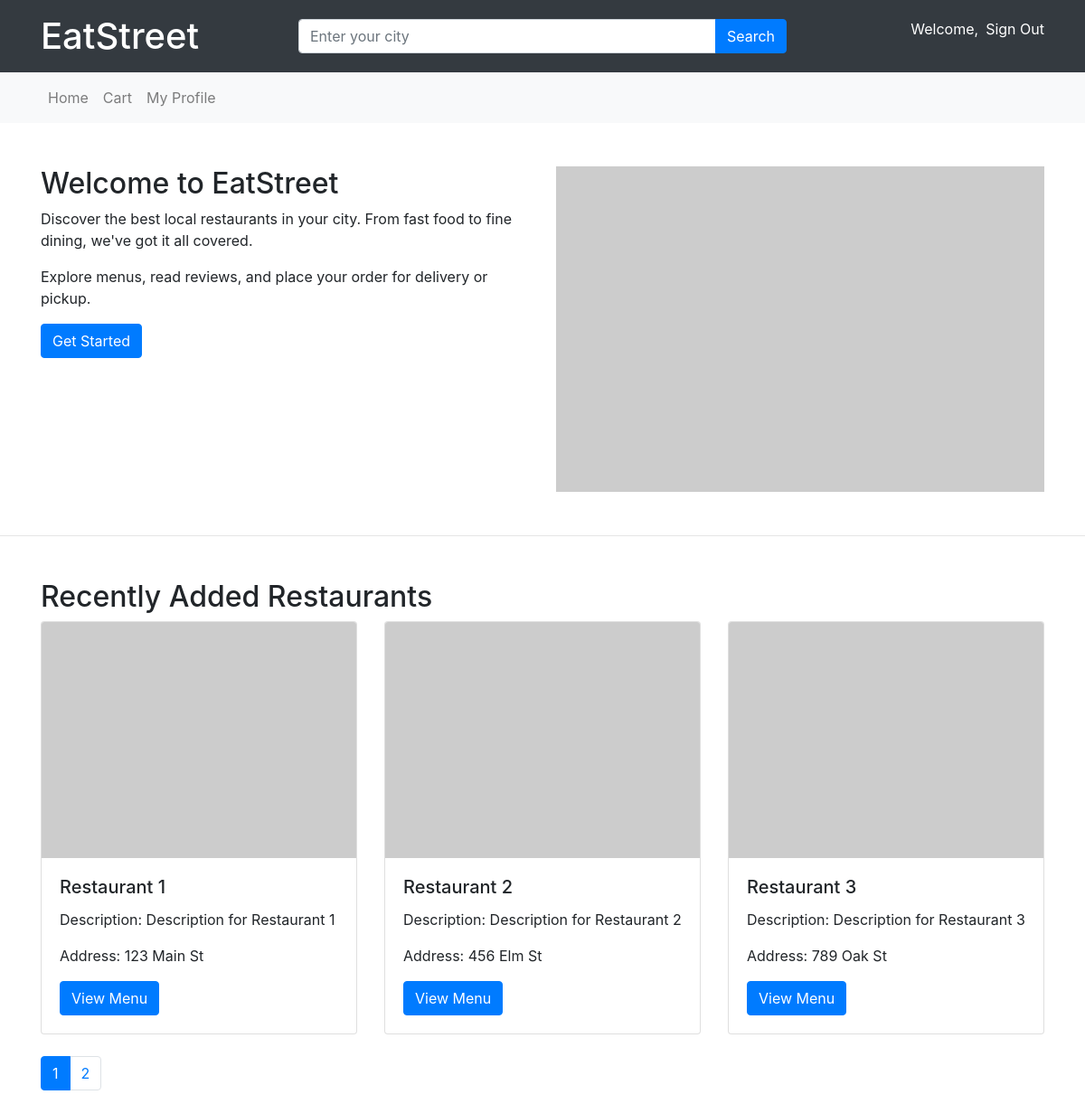
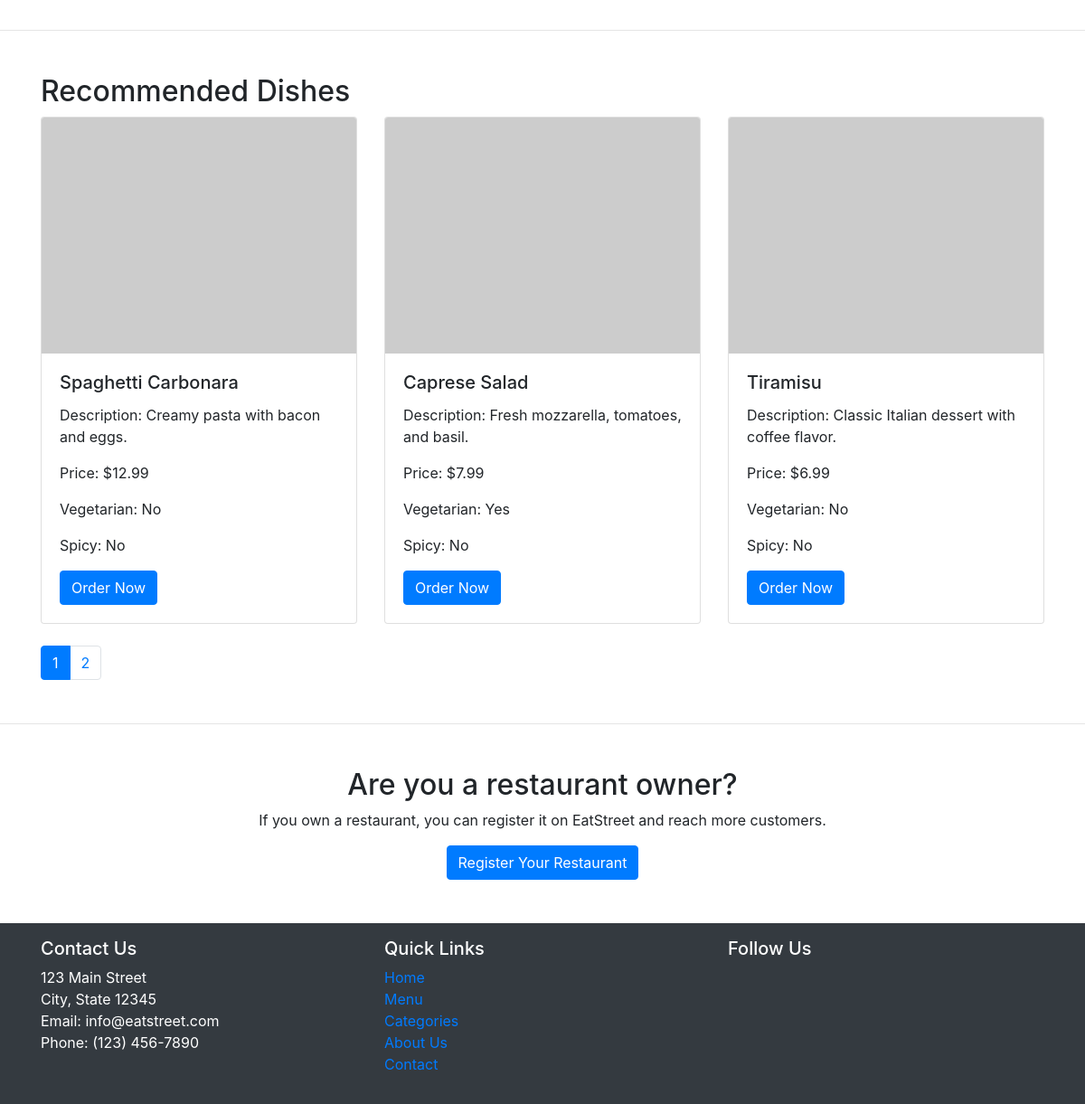
The app's page / (signed in) with its own data (2 pictures, top to bottom).
### tables this page shows
CREATE TABLE restaurants (
    restaurant_id INT AUTO_INCREMENT PRIMARY KEY,
    name VARCHAR(100) NOT NULL,
    description TEXT,
    address VARCHAR(255),
    city VARCHAR(50),
    state VARCHAR(50),
    postal_code VARCHAR(20),
    phone_number VARCHAR(15),
    email VARCHAR(100),
    website VARCHAR(255),
    created_at TIMESTAMP DEFAULT CURRENT_TIMESTAMP
);

CREATE TABLE menu (
    menu_id INT AUTO_INCREMENT PRIMARY KEY,
    restaurant_id INT NOT NULL,
    name VARCHAR(100) NOT NULL,
    description TEXT,
    category VARCHAR(50),
    price DECIMAL(10, 2) NOT NULL,
    is_vegetarian BOOLEAN,
    is_spicy BOOLEAN,
    created_at TIMESTAMP DEFAULT CURRENT_TIMESTAMP,
    FOREIGN KEY (restaurant_id) REFERENCES restaurants(restaurant_id)
);

### index.php (the view, shortened to what this page needs)
<!DOCTYPE html>
<html lang="en">
<head>
    <link rel="stylesheet" href="https://stackpath.bootstrapcdn.com/bootstrap/4.5.2/css/bootstrap.min.css">
    <link rel="stylesheet" href="css/styles.css">
</head>
<body>
    <?php include 'includes/header.php'; ?>
    <?php include 'includes/navbar.php'; ?>
    <section class="container my-5">
        <div class="row">
            <div class="col-md-6">
                <h2>Welcome to EatStreet</h2>
                <p>Discover the best local restaurants in your city. From fast food to fine dining, we've got it all covered.</p>
                <p>Explore menus, read reviews, and place your order for delivery or pickup.</p>
                <a href="#" class="btn btn-primary">Get Started</a>
            </div>
            <div class="col-md-6">
                <img src="https://via.placeholder.com/600x400" alt="Food Image" class="img-fluid">
            </div>
        </div>
    </section>
    <hr>
    <?php
    require_once 'connection/connect.php';
    $resultsPerPage = 3;
    $page = isset($_GET['page']) ? intval($_GET['page']) : 1;
    $offset = ($page - 1) * $resultsPerPage;
    $query = "SELECT * FROM restaurants ORDER BY created_at DESC LIMIT $resultsPerPage OFFSET $offset";
    $result = mysqli_query($conn, $query);
    $totalRestaurants = 6;
    $totalPages = ceil($totalRestaurants / $resultsPerPage);
    ?>
    <section class="container my-5">
        <h2>Recently Added Restaurants</h2>
        <div class="row">
            <?php while ($row = mysqli_fetch_assoc($result)) : ?>
                <div class="col-md-4 mb-4">
                    <div class="card">
                        <img src="https://via.placeholder.com/200x150" class="card-img-top" alt="<?php echo $row['name']; ?>">
                        <div class="card-body">
                            <h5 class="card-title"><?php echo $row['name']; ?></h5>
                            <p class="card-text">Description: <?php echo $row['description']; ?></p>
                            <p class="card-text">Address: <?php echo $row['address']; ?></p>
                            <a href="#" class="btn btn-primary">View Menu</a>
                        </div>
                    </div>
                </div>
            <?php endwhile; ?>
        </div>
        <ul class="pagination">
            <?php for ($i = 1; $i <= $totalPages; $i++) : ?>
                <li class="page-item <?php echo ($page === $i) ? 'active' : ''; ?>">
                    <a class="page-link" href="?page=<?php echo $i; ?>"><?php echo $i; ?></a>
                </li>
            <?php endfor; ?>
        </ul>
    </section>
    <hr>
    <section class="container my-5">
        <h2>Recommended Dishes</h2>
        <div class="row">
            <?php
            $menu_query = "SELECT * FROM menu ORDER BY created_at DESC LIMIT $resultsPerPage";
            $menu_result = mysqli_query($conn, $menu_query);
            while ($menu_item = mysqli_fetch_assoc($menu_result)) {
                ?>
                <div class="col-md-4 mb-4">
                    <div class="card">
                        <img src="https://via.placeholder.com/200x150" class="card-img-top" alt="<?php echo $menu_item['name']; ?>">
                        <div class="card-body">
                            <h5 class="card-title"><?php echo $menu_item['name']; ?></h5>
                            <p class="card-text">Description: <?php echo $menu_item['description']; ?></p>
                            <p class="card-text">Price: $<?php echo $menu_item['price']; ?></p>
                            <?php
                            if ($menu_item['is_vegetarian']) {
                                echo '<p class="card-text">Vegetarian: Yes</p>';
                            } else {
                                echo '<p class="card-text">Vegetarian: No</p>';
                            }
                            if ($menu_item['is_spicy']) {
                                echo '<p class="card-text">Spicy: Yes</p>';
                            } else {
                                echo '<p class="card-text">Spicy: No</p>';
                            }
                            ?>
                            <a href="#" class="btn btn-primary">Order Now</a>
                        </div>
                    </div>
                </div>
                <?php
            }
            ?>
        </div>
        <ul class="pagination">
            <?php
            for ($i = 1; $i <= $totalPages; $i++) {
                echo '<li class="page-item' . ($page === $i ? ' active' : '') . '">';
                echo '<a class="page-link" href="?page=' . $i . '">' . $i . '</a>';
                echo '</li>';
            }
            ?>
        </ul>
    </section>
    <hr>
    <section class="container my-5 text-center">
        <h2>Are you a restaurant owner?</h2>
        <p>If you own a restaurant, you can register it on EatStreet and reach more customers.</p>
        <a href="#" class="btn btn-primary">Register Your Restaurant</a>
    </section>
    <?php include 'includes/footer.php'; ?>
</body>
</html>

### records on screen
restaurants: name "Restaurant 1", description "Description for Restaurant 1", address "123 Main St"
restaurants: name "Restaurant 2", description "Description for Restaurant 2", address "456 Elm St"
restaurants: name "Restaurant 3", description "Description for Restaurant 3", address "789 Oak St"
menu: name "Spaghetti Carbonara", description "Creamy pasta with bacon and eggs.", price "12.99", is_vegetarian "Vegetarian: No", is_spicy "Spicy: No"
menu: name "Caprese Salad", description "Fresh mozzarella, tomatoes, and basil.", price "7.99", is_vegetarian "Vegetarian: Yes", is_spicy "Spicy: No"
menu: name "Tiramisu", description "Classic Italian dessert with coffee flavor.", price "6.99", is_vegetarian "Vegetarian: No", is_spicy "Spicy: No"
